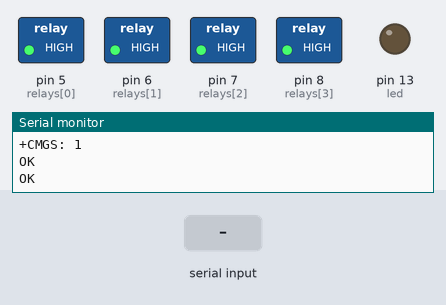
The sketch below on a simulated Arduino Nano, built with avr-gcc and run on an emulated ATmega328P. Parts: switched loads named in the sketch (green lamp = pin HIGH), output pins drawn as LEDs (lit = HIGH), the last lines printed to the serial monitor. Dashed ring = blinking. The test bench sets the inputs (shaded band). The modem accepts every AT command (registered, SIM ready, sends succeed) and sends nothing else; pins used as bus, display or sensor lines are not drawn.

Above: at 16.8 s.
16.9 s: "+CMT:\n" received over the second serial link
At 18.8 s:
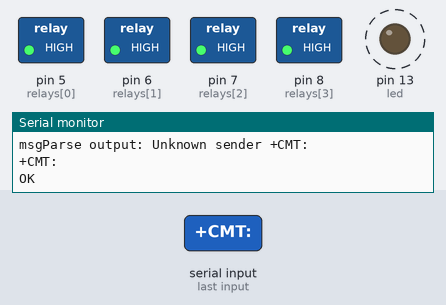
19.6 s: "+CLIP:\n" received over the second serial link
At 20.6 s:
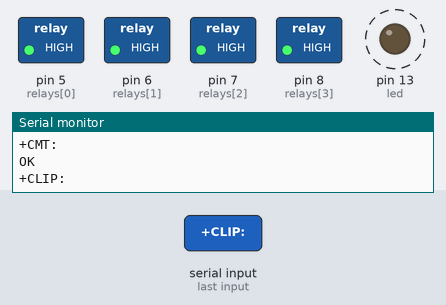
21.2 s: "STATUS\n" received over the second serial link
At 21.8 s:
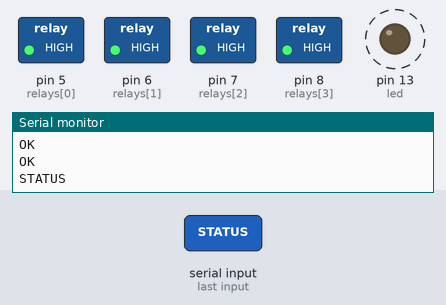
Timing chart, 0 to 24.2 s (numbered marks = the images above; inputs shaded):
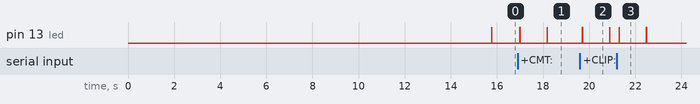

Measured:
- after the input at 16.9 s, pin 13 (led): alternates HIGH for 0.01 s and LOW for 1.2 s, starting after 0.10 s
- after the input at 19.6 s, pin 13 (led): alternates HIGH for 0.01 s and LOW for 1.2 s, starting after 0.10 s
- after the input at 21.2 s, pin 13 (led): alternates HIGH for 0.01 s and LOW for 1.2 s, 4 changes in all, then stays LOW, starting after 0.10 s

The sketch:

sms_relay.ino
```cpp
//Arduino + Modem sms relay controller
//Tested on Arduino Nano v3 (CH340) + SIM800L (Z1435) + 4-channel 5Vdc relay module
//Version 1.0.30704
//2023 Alexey Smirnov

/*
Avaliable actions:
1) Switch output pin ON
2) Switch output pin OFF
3) Switch output pin once ON and OFF with delay

Avaliable sms commands:
1) RON + [DIGIT] - switch on relay [NUMBER], e.g. RON1 switches on relay 1 (first pin number in array below)
2) ROFF + [DIGIT] - switch off, same as RON
3) RBL + [DIGIT] - blink with adjustable delay
4) STATUS - sends sms with relay status, e.g. 1:OFF 2:OFF 3:OFF 4:ON
5) HELP - sends sms with avaliable commands, e.g. RON,ROFF,RBL + [1..4]; STATUS; HELP
Text of RON, ROFF and RBL commands is adjustable in User variables section.
Commands in sms are not case sensitive: RON1 = rOn1 = ron1, etc.
But command syntax remains the same: TEXT + DIGIT.
*/

#include <SoftwareSerial.h>

// User variables
String phonesAllowed[] = {"+12025550137 ","+12025550168"}; //Allowed phone numbers, first one is used for welcome
String countryCode = "+1"; //Need this to find string with phone number
int phoneLenght = 10; //You need to adjust this if you have more than 10 digits after country code

bool welcomeOn = true; //True - send sms when system is ready to receive messages, false - off
String welcomeMsg = "Ready"; //Welcome message text

int relays[] = {5,6,7,8}; //Relay pins
int relayOff = 1; // HIGH = Off change to 0 for opposite action
int relayOn = 0; // LOW = On change to 1 for opposite action

String cmdROn = "RON"; //Command to switch relay on (uppercase only)
String cmdROff = "ROFF"; //Command to switch relay off (uppercase only)
String cmdRBl = "RBL"; //Command to switch relay on and off with delay (uppercase only)
int blinkDelay = 1000; //Delay for blinking function in millisec

int led = 13; //Led pin (switches on when busy)
int mdmRst = 4; //Modem reset pin

bool debug = true; //Debug output to serial (true - on, false - off)

// System variables
int phoneLen = countryCode.length() + phoneLenght;
int phonesQty = sizeof(phonesAllowed) / sizeof(phonesAllowed[0]); //Number of items in phonesAllowed array
int relaysQty = sizeof(relays) / sizeof(relays[0]); //Number of items in relays array
char incomingByte; //Modem reply var
String inputString,message,msg,msgBody,msgPhone,msgOut; //String vars
unsigned int msgPhoneStart,index; //Unsigned int vars
int relayNo,relayCmd,msgHeaderLen; //Int vars
SoftwareSerial GSM(3,2);  // Rx,Tx pins of Arduino (Tx, Rx for SIM800)
void(* resetFunc) (void) = 0; //Software reset function

// SETUP //
void setup(){
    if(debug){
        Serial.begin(9600);
        Serial.println("Init serial");
    }

    pinMode(mdmRst, OUTPUT);
    digitalWrite(led, LOW); // Initial state of reset pin
    pinMode(led, OUTPUT);
    digitalWrite(led, LOW); // Initial state of the led
    if(debug){
        Serial.println("Init pin[RST]:" + String(mdmRst));
        Serial.println("Init pin[LED]:" + String(led));
    }
    for(int x = 0; x < relaysQty; x++){ //Relay pins init
        if(debug){Serial.println("Init pin[REL]:" + String(relays[x]));}
        pinMode(relays[x], OUTPUT);
        digitalWrite(relays[x], relayOff);
    }

    modemRst();

    GSM.begin(9600);

    while(!GSM.available()){
        GSM.println("AT");
        delay(1000);
        if(debug){Serial.println("Connecting...");}
    }

    if(debug){Serial.println("Connected!");}
    delay(10000);
    GSM.println("AT+CMGF=1");  //Set SMS to Text Mode
    delay(1000);
    GSM.println("AT+CNMI=1,2,0,0,0");  //Procedure to handle newly arrived messages(command name in text: new message indications to TE)
    delay(1000);
    GSM.println("AT+CMGL=\"REC UNREAD\""); //Read Unread Messages
    delay(1000);
    if(welcomeOn){sendSMS(phonesAllowed[0],welcomeMsg);} //Send welcome message
}

// LOOP //
void loop(){
  if(GSM.available()){
      delay(100);

      while(GSM.available()){
        incomingByte = GSM.read();
        inputString += incomingByte; //Catchin new messages on modem serial
        }

        digitalWrite(led, HIGH);

        delay(10);

        if (inputString.indexOf("+CMT:") > -1){ //Checking for new message marker
          message = inputString;
          if(debug){Serial.println("Parsing message");}
          msgParse(message); //Proceed parsing
        }
        else if (inputString.indexOf("ERROR") > -1){ //Catching errors
            resetFunc(); //Software reset if error found
        }
        else if (inputString.indexOf("+CLIP:") > -1){
            GSM.println("ATH");
        }
        else {
            //No action
        }

        if(debug){Serial.println(inputString);}

        digitalWrite(led, LOW);

        delay(50);

        if (inputString.indexOf("OK") == -1){ //Delete messages
        GSM.println("AT+CMGDA=\"DEL ALL\"");

        delay(1000);}

        inputString = "";
        message = "";
  }
}

// FUNCTIONS //

int allowedNumberCheck(String number){
  int i = 0;
  for(int x=0; x < phonesQty; x++){
    if(phonesAllowed[x] == number){
      i = i + 1;
    }
  }
  return i;
}

void msgParse (String msg){
    msgBody = ""; //Setting to null
    msgPhone = "";

    msg.toUpperCase(); //Preprocessing
    msg.replace("\r","");
    msg.replace("\n","");

    unsigned int msgPhoneStart = msg.indexOf("\"" + countryCode); //Searching for phone number
    msgPhone = msg.substring(msgPhoneStart + 1, msgPhoneStart + phoneLen + 1); //Extracting ph no
    msgPhone.trim(); //Trimming unexpected spaces

    int check = allowedNumberCheck(msgPhone);
    if (check > 0) {
        int msgHeaderLen = msg.lastIndexOf("\"") + 1; //Searching for sessage body
        msgBody = msg; //Transfering data to local var (may need full msg later)
        msg = ""; //Setting to null
        msgBody.remove(0, msgHeaderLen); //Cutting header
        msgBody.trim(); //Trimming unexpected spaces

        if(debug){Serial.println("msgParse input: " + msgBody);} //Printing to serial
        if(debug){Serial.println("msgParse output: " + msgPhone);}

        if (msgBody.indexOf(cmdROn) == 0 || msgBody.indexOf(cmdROff) == 0 || msgBody.indexOf(cmdRBl) == 0){ //Dont know how to make this shorter
            unsigned int index;
            bool error = false;
            if (msgBody.indexOf(cmdROn) == 0){
                index = msgBody.indexOf(cmdROn) + cmdROn.length();
                relayNo = msgBody.substring(index, index + 1).toInt();
                relayCmd = 1;
            }
            else if (msgBody.indexOf(cmdROff) == 0){
                index = msgBody.indexOf(cmdROff) + cmdROff.length();
                relayNo = msgBody.substring(index, index + 1 ).toInt();
                relayCmd = 0;
            }
            else if (msgBody.indexOf(cmdRBl) == 0){
                index = msgBody.indexOf(cmdRBl) + cmdRBl.length();
                relayNo = msgBody.substring(index, index + 1 ).toInt();
                relayCmd = 2;
            }
            else {
                //Unknown command action
                if(debug){Serial.println("msgParse: Unknown command: " + msgBody);}
                error = true;
            }
            if (error){
                msgOut = "Unknown command. Send HELP for help.";
            }
            else {
                relayCtl(relayNo,relayCmd); //Call to relay control function
                delay(250);
                msgOut = relayStat(relayNo); //Call to relay status function
            }
        }
        else if (msgBody.indexOf("STATUS") == 0){
            msgOut = relayStat(0);//Call to relay status function
        }
        else if (msgBody.indexOf("HELP") == 0){
            msgOut = cmdROn + "," + cmdROff + "," + cmdRBl + "[1.." + String(relaysQty) + "]; STATUS; HELP"; //Send sms with help
        }
        else {
            //Unknown command action
            if(debug){Serial.println("msgParse: Unknown command: " + msgBody);}
            msgOut = "Unknown command. Send HELP for help.";
        }
        sendSMS(msgPhone,msgOut);
    }
    else {
        if(debug){Serial.println("msgParse output: Unknown sender " + msgPhone);}
    }
}

//Relay control
void relayCtl (int relayNo, int relayCmd){
    Serial.println("relayControl input: " + String(relayNo) + String(relayCmd));
    if (relayNo > 0 && relayNo <= relaysQty){
        int target = relayNo - 1; // Adjusting relay no to pin position in array
        int targetPin = relays[target];
        if (relayCmd == 0){ // 0 - off
            digitalWrite(targetPin, relayOff);
        }
        else if (relayCmd == 1){ // 1 - on
            digitalWrite(targetPin, relayOn);
        }
        else if (relayCmd == 2){ // 2 - blink
            digitalWrite(targetPin, relayOn);
            delay(blinkDelay);
            digitalWrite(targetPin, relayOff);
        }
        else {
            //Unknown command action
            if(debug){Serial.println("relayControl: Unknown command: " + String(relayNo) + String(relayCmd));}
        }
    }
}

//Relay status
String relayStat(int rNo){
    String relStat = "";
    if (rNo == 0){
        for(int x = 0; x < relaysQty; x++){
            if(digitalRead(relays[x]) == relayOff){
                relStat += String(x + 1) + ":Off "; //if pin is high -- it's turned off
            }
            else {
                relStat += String(x + 1) + ":ON ";
            }
        }
    }
    if (rNo > 0 && rNo <= relaysQty){
        int target = rNo - 1; //
        int targetPin = relays[target];
        if(digitalRead(targetPin) == relayOff){
            relStat = String(rNo) + ":Off";
        }
        else {
            relStat = String(rNo) + ":ON";
        }
    }
    relStat.toUpperCase();
    relStat.trim();
    return relStat;
}

//Send reply sms
void sendSMS(String phone, String message){
    if(debug){Serial.println("sendSMS: To:[" + phone + "], Text:[" + message + "]");} //Debug output
    GSM.println("AT+CMGS=\"" + phone + "\"");
    delay(50);
    GSM.print(message);
    delay(50);
    GSM.write(26); //Ctrl+Z after message input
    delay(50);
    GSM.println("\r\n"); //Doesn't work without this
    delay(100);
    GSM.println("AT+CMGDA=\"DEL ALL\""); //Delete all sms to save memory
}

void modemRst() {
    digitalWrite(mdmRst, HIGH);
    delay(250);
    digitalWrite(mdmRst, LOW);
    delay(1000);
}
```
